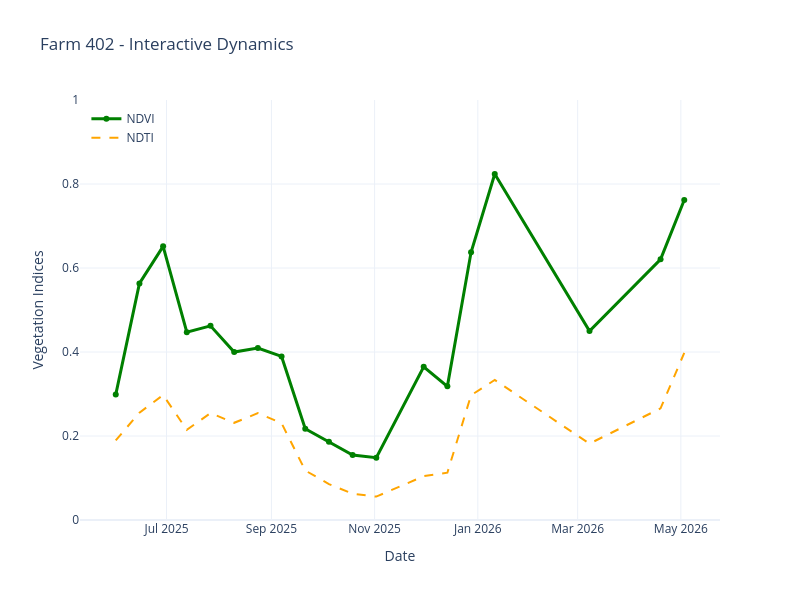

The notebook cell saved with this chart:
### Code cell
# Define Plotly-specific styling for the traces
plotly_styles = {
    'NDVI': {
        'line_color': 'green', 
        'mode': 'lines+markers', 
        'line_width': 3
    },
    'NDTI': {
        'line_color': 'orange', 
        'mode': 'lines', 
        'line_dash': 'dash' # Makes it a dashed line
    }
}

# Generate the interactive plot
plotter.plot_interactive(
    columns_to_plot=['NDVI', 'NDTI'],
    title="Farm 402 - Interactive Dynamics",
    style_dict=plotly_styles,
    
    # Everything below here is captured by **layout_kwargs and sent to update_layout()
    height=600,
    width=800,
    # xaxis_range=['2025-10-01', '2026-04-01'],
    yaxis_range=[0, 1],
    yaxis_title="Vegetation Indices",
    showlegend=True,
    legend=dict(yanchor="top", y=0.99, xanchor="left", x=0.01) # Puts legend inside the plot
)

### Figure 1 — Plotly figure (JSON) as saved in the notebook; plotly's stock layout.template omitted (floating-point values rounded to 4 significant figures)
{"data": [{"line": {"color": "green", "width": 3}, "mode": "lines+markers", "name": "NDVI", "type": "scatter", "x": ["2025-06-01T00:00:00.000000000", "2025-06-15T00:00:00.000000000", "2025-06-29T00:00:00.000000000", "2025-07-13T00:00:00.000000000", "2025-07-27T00:00:00.000000000", "2025-08-10T00:00:00.000000000", "2025-08-24T00:00:00.000000000", "2025-09-07T00:00:00.000000000", "2025-09-21T00:00:00.000000000", "2025-10-05T00:00:00.000000000", "2025-10-19T00:00:00.000000000", "2025-11-02T00:00:00.000000000", "2025-11-30T00:00:00.000000000", "2025-12-14T00:00:00.000000000", "2025-12-28T00:00:00.000000000", "2026-01-11T00:00:00.000000000", "2026-03-08T00:00:00.000000000", "2026-04-19T00:00:00.000000000", "2026-05-03T00:00:00.000000000"], "y": [0.2985, 0.5634, 0.6516, 0.4471, 0.4623, 0.3998, 0.4096, 0.3894, 0.2172, 0.1864, 0.1545, 0.1483, 0.3649, 0.3182, 0.6375, 0.8238, 0.4499, 0.6206, 0.7619]}, {"line": {"color": "orange", "dash": "dash"}, "mode": "lines", "name": "NDTI", "type": "scatter", "x": ["2025-06-01T00:00:00.000000000", "2025-06-15T00:00:00.000000000", "2025-06-29T00:00:00.000000000", "2025-07-13T00:00:00.000000000", "2025-07-27T00:00:00.000000000", "2025-08-10T00:00:00.000000000", "2025-08-24T00:00:00.000000000", "2025-09-07T00:00:00.000000000", "2025-09-21T00:00:00.000000000", "2025-10-05T00:00:00.000000000", "2025-10-19T00:00:00.000000000", "2025-11-02T00:00:00.000000000", "2025-11-30T00:00:00.000000000", "2025-12-14T00:00:00.000000000", "2025-12-28T00:00:00.000000000", "2026-01-11T00:00:00.000000000", "2026-03-08T00:00:00.000000000", "2026-04-19T00:00:00.000000000", "2026-05-03T00:00:00.000000000"], "y": [0.1893, 0.2557, 0.2976, 0.2146, 0.2545, 0.2314, 0.2543, 0.2305, 0.1178, 0.08555, 0.06246, 0.05572, 0.1043, 0.1126, 0.2971, 0.3334, 0.1818, 0.2658, 0.3979]}], "layout": {"height": 600, "hovermode": "x unified", "legend": {"x": 0.01, "xanchor": "left", "y": 0.99, "yanchor": "top"}, "showlegend": true, "title": {"text": "Farm 402 - Interactive Dynamics"}, "width": 800, "xaxis": {"title": {"text": "Date"}}, "yaxis": {"range": [0, 1], "title": {"text": "Vegetation Indices"}}}}
